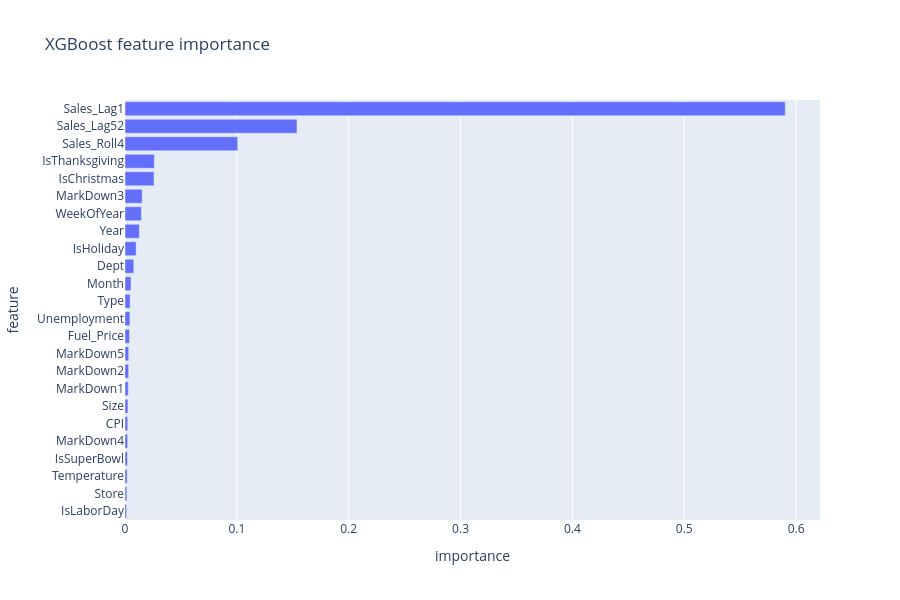

The cell this chart's notebook holds for it:
### Markdown cell above
## Feature Importance

### Code cell
importances = (
    pd.DataFrame(
        {"feature": X_train_xgb.columns, "importance": model.feature_importances_}
    )
    .sort_values("importance", ascending=False)
    .reset_index(drop=True)
)

fig = px.bar(
    importances,
    x="importance",
    y="feature",
    orientation="h",
    title="XGBoost feature importance",
    height=600,
)
fig.update_yaxes(autorange="reversed")
fig.show()

importances.head(10)

### Figure 1 — Plotly figure (JSON) as saved in the notebook; plotly's stock layout.template omitted (floating-point values rounded to 4 significant figures)
{"data": [{"hovertemplate": "importance=%{x}<br>feature=%{y}<extra></extra>", "legendgroup": "", "marker": {"color": "#636efa", "pattern": {"shape": ""}}, "name": "", "orientation": "h", "showlegend": false, "textposition": "auto", "type": "bar", "x": [0.5903, 0.1538, 0.1008, 0.02619, 0.02597, 0.01535, 0.01464, 0.0128, 0.009971, 0.007877, 0.005353, 0.004577, 0.004385, 0.004044, 0.003326, 0.003242, 0.002897, 0.002619, 0.002418, 0.002351, 0.002152, 0.001904, 0.001649, 0.001414], "xaxis": "x", "y": ["Sales_Lag1", "Sales_Lag52", "Sales_Roll4", "IsThanksgiving", "IsChristmas", "MarkDown3", "WeekOfYear", "Year", "IsHoliday", "Dept", "Month", "Type", "Unemployment", "Fuel_Price", "MarkDown5", "MarkDown2", "MarkDown1", "Size", "CPI", "MarkDown4", "IsSuperBowl", "Temperature", "Store", "IsLaborDay"], "yaxis": "y"}], "layout": {"barmode": "relative", "height": 600, "legend": {"tracegroupgap": 0}, "title": {"text": "XGBoost feature importance"}, "xaxis": {"anchor": "y", "domain": [0, 1], "title": {"text": "importance"}}, "yaxis": {"anchor": "x", "autorange": "reversed", "domain": [0, 1], "title": {"text": "feature"}}}}
